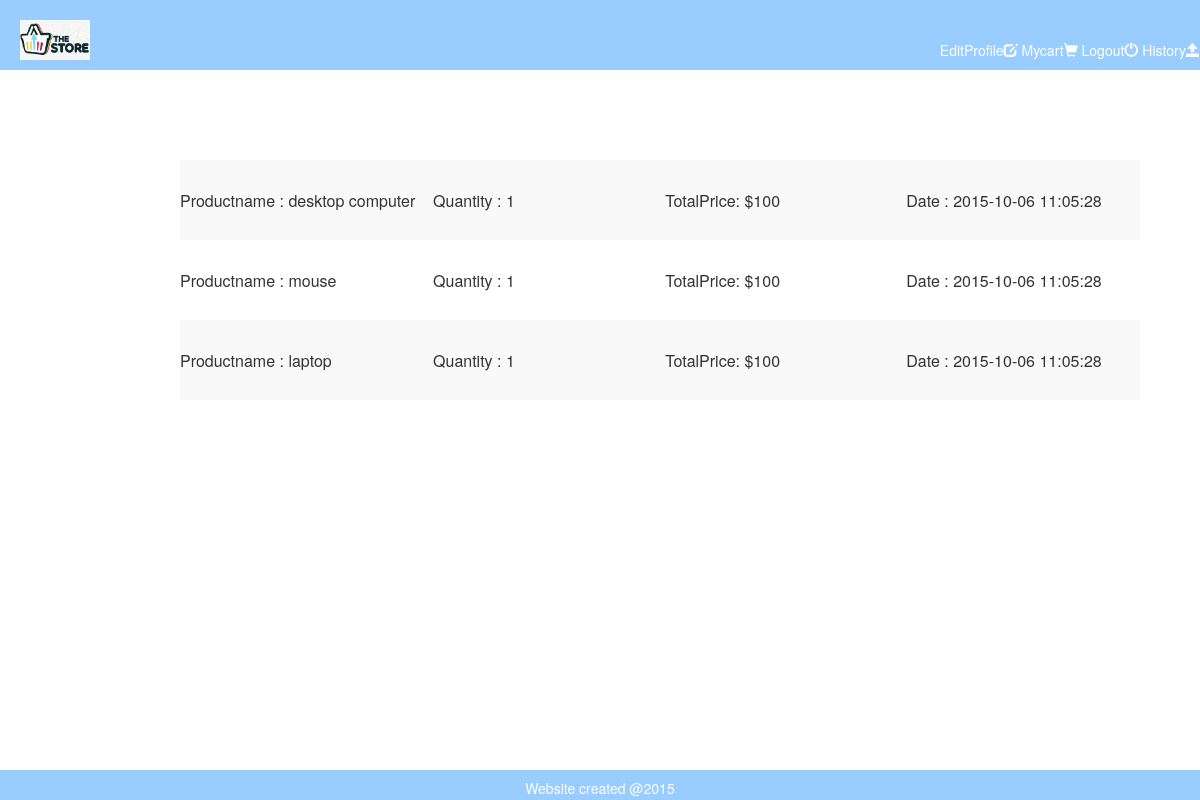
The app's page /history.php (signed in) with its own data.
### tables this page shows
CREATE TABLE IF NOT EXISTS `history` (
  `userid` int(6) DEFAULT NULL,
  `productname` varchar(20) DEFAULT NULL,
  `quantity` int(11) DEFAULT NULL,
  `totalprice` int(11) DEFAULT NULL,
  `date` timestamp NOT NULL DEFAULT CURRENT_TIMESTAMP
);

### history.php (the view, shortened to what this page needs)
<?php
if (isset($_SESSION['loggedin']) && $_SESSION['loggedin'] == true) {
 $userid =  $_SESSION['userid'];
}
else {
   header("location:/eshop/login.php");
   exit();
}
?>
<html lang="en">
  <head>
    <link rel="stylesheet" href="http://maxcdn.bootstrapcdn.com/bootstrap/3.3.5/css/bootstrap.min.css">
    <link href="css/product.css" rel="stylesheet">
  </head>
  <body>
  	 <div class = "header">
      <a href="product.php"><img src="pictures/cart-logo.gif"//></a>
      <div class = "right">
      <a href='#' onclick='overlay();'>EditProfile<span class="glyphicon glyphicon-edit"></a>
      <a href='cart.php'>Mycart<span class="glyphicon glyphicon-shopping-cart"></a>
      <a href ='product.php?logout'>Logout<span class="glyphicon glyphicon-off"></a>
      <a href='history.php'>History<span class="glyphicon glyphicon-open"></a>
  </div>
    </div>
<div class ="main">
<table id="products" class="table-striped">
  <tr>
<?php
$query_1 = "SELECT * FROM history WHERE userid='$userid' ";
$result_1 = mysql_query($query_1);
$count_1 = mysql_num_rows($result_1);
if ($count_1==0) {
  echo "<script>
alert('No History! Start Shopping Now!');
window.location.href='http://localhost/eshop/product.php';
</script>";
}
else {
while($products_1 = mysql_fetch_row($result_1))
{
  echo "<td> Productname : ".$products_1[1]."</br></td>";
  echo "<td> Quantity : ".$products_1[2]."</br></td>";
  echo "<td> TotalPrice: $".$products_1[3]."</br></td>";
  echo "<td> Date : ".$products_1[4]."</br></td></tr>";
}
}
?>
</table>
</div>
<div class ="footer">Website created @2015</div>
</body>
</html>

### css/product.css (style rules this page uses)
#products td { width: 40vw; height: 10vh; }
#products tr { width: 40vw; height: 10vh; }
.header { display:inline-block; color: white; position:fixed; z-index: 1; height:70px; top:0px; left:0px; width:100%; color:white; background-color:#99CCFF; padding:20px; }
.header img { width:70px; height:40px; }
.footer { color: white; position:fixed; height: 30px; bottom:0px; left:0px; width:100%; background-color:#99CCFF;; padding:8px; text-align: center; }
.main { position: fixed; left: 0%; top: 0%; text-align: center; width:100vw; height: 100vh; }
#products { vertical-align: center; position: absolute; margin-top: 20vh; left:15vw; width: 80vw; }
.right { width:300px; text-align: right; float: right; position: absolute; left:75vw; top:5vh; }
.right a { color:white; display: inline; }

### records on screen
history: productname "desktop computer", quantity "1", totalprice "100", date "2015-10-06 11:05:28"
history: productname "mouse", quantity "1", totalprice "100", date "2015-10-06 11:05:28"
history: productname "laptop", quantity "1", totalprice "100", date "2015-10-06 11:05:28"
